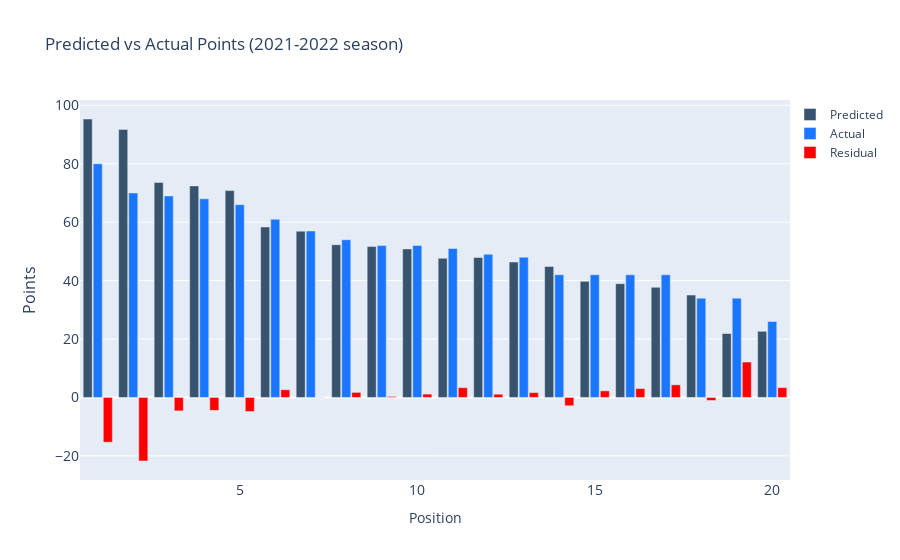

The code cell stored with this chart in its notebook:
### Code cell
fig = go.Figure()
fig.add_trace(go.Bar(x=position,
                y=predictions_2,
                name='Predicted',
                marker_color='rgb(55, 83, 109)'
                ))
fig.add_trace(go.Bar(x=position,
                y=points2122,
                name='Actual',
                marker_color='rgb(26, 118, 255)'
                ))
fig.add_trace(go.Bar(x=position,
                y=points2122-predictions_2,
                name='Residual',
                marker_color='Red'
                ))

fig.update_layout(
    title='Predicted vs Actual Points (2021-2022 season)',
    xaxis=dict(
        title='Position',
        tickfont_size=14,
    ),
    yaxis=dict(
        title='Points',
        titlefont_size=16,
        tickfont_size=14
    ),
    legend=dict(
        x=1.00,
        y=1.0,
        bgcolor='rgba(255, 255, 255, 0)',
        bordercolor='rgba(255, 255, 255, 0)'
    ),
    barmode='group',
    bargap=0.15, # gap between bars of adjacent location coordinates.
    bargroupgap=0.1 # gap between bars of the same location coordinate.
)
fig.show()

### Figure 1 — Plotly figure (JSON) as saved in the notebook; plotly's stock layout.template omitted (floating-point values rounded to 4 significant figures)
{"data": [{"marker": {"color": "rgb(55, 83, 109)"}, "name": "Predicted", "type": "bar", "x": [1, 2, 3, 4, 5, 6, 7, 8, 9, 10, 11, 12, 13, 14, 15, 16, 17, 18, 19, 20], "y": [95.32, 91.76, 73.6, 72.43, 70.8, 58.36, 56.93, 52.27, 51.66, 50.85, 47.65, 47.89, 46.34, 44.85, 39.75, 38.96, 37.69, 35.05, 21.88, 22.64]}, {"marker": {"color": "rgb(26, 118, 255)"}, "name": "Actual", "type": "bar", "x": [1, 2, 3, 4, 5, 6, 7, 8, 9, 10, 11, 12, 13, 14, 15, 16, 17, 18, 19, 20], "y": [80, 70, 69, 68, 66, 61, 57, 54, 52, 52, 51, 49, 48, 42, 42, 42, 42, 34, 34, 26]}, {"marker": {"color": "Red"}, "name": "Residual", "type": "bar", "x": [1, 2, 3, 4, 5, 6, 7, 8, 9, 10, 11, 12, 13, 14, 15, 16, 17, 18, 19, 20], "y": [-15.32, -21.76, -4.604, -4.428, -4.804, 2.639, 0.06565, 1.73, 0.3437, 1.148, 3.353, 1.11, 1.655, -2.845, 2.252, 3.035, 4.313, -1.045, 12.12, 3.361]}], "layout": {"bargap": 0.15, "bargroupgap": 0.1, "barmode": "group", "legend": {"bgcolor": "rgba(255, 255, 255, 0)", "bordercolor": "rgba(255, 255, 255, 0)", "x": 1, "y": 1}, "title": {"text": "Predicted vs Actual Points (2021-2022 season)"}, "xaxis": {"tickfont": {"size": 14}, "title": {"text": "Position"}}, "yaxis": {"tickfont": {"size": 14}, "title": {"font": {"size": 16}, "text": "Points"}}}}
